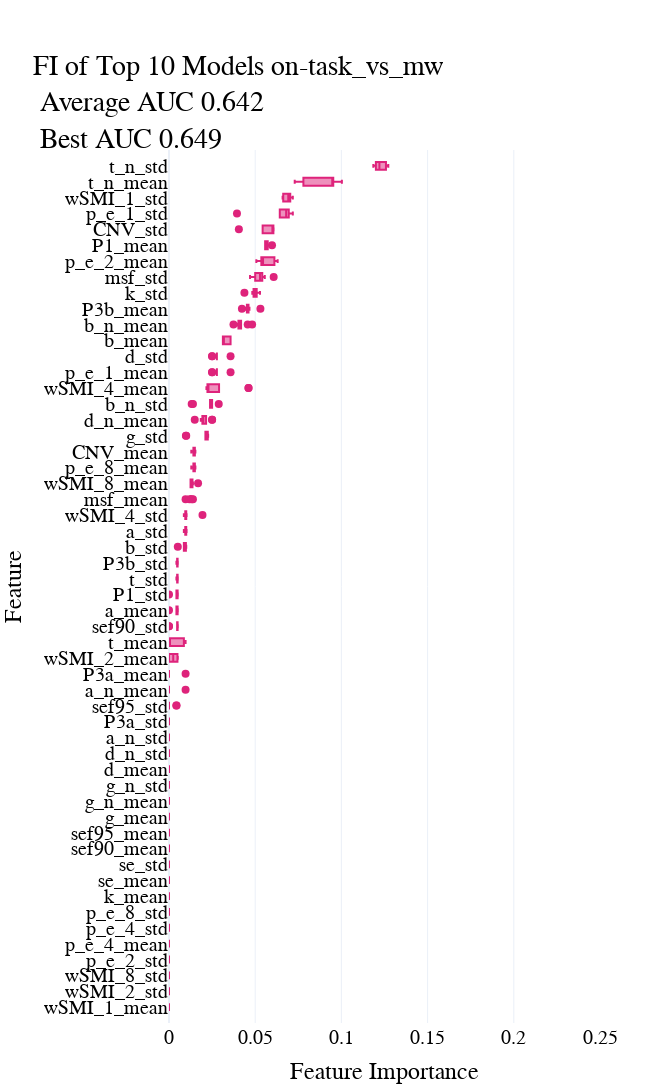
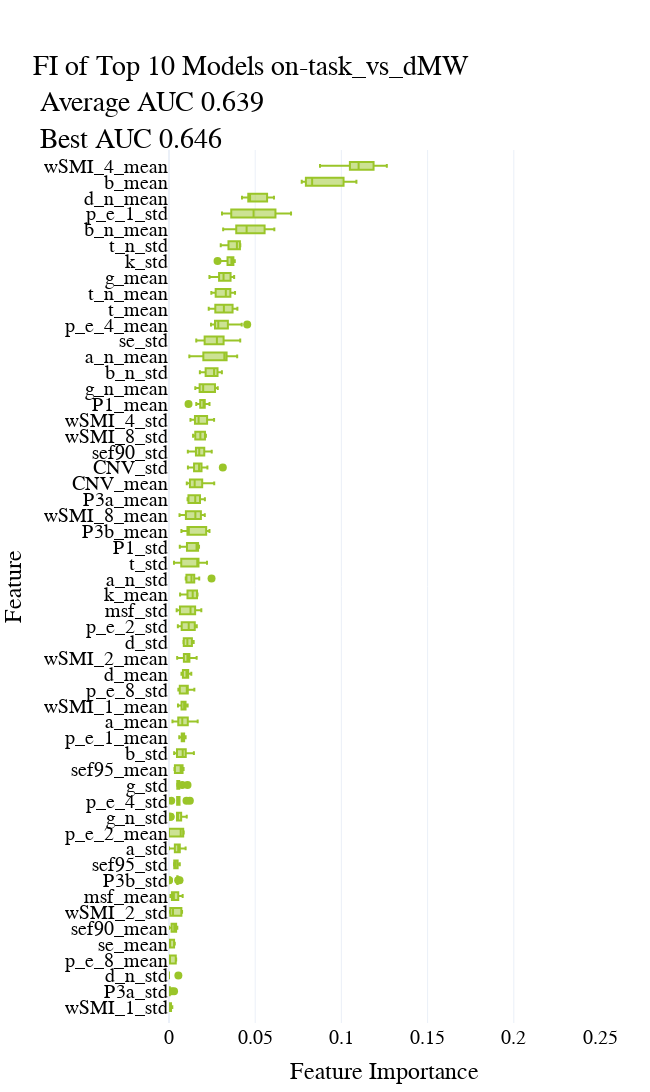
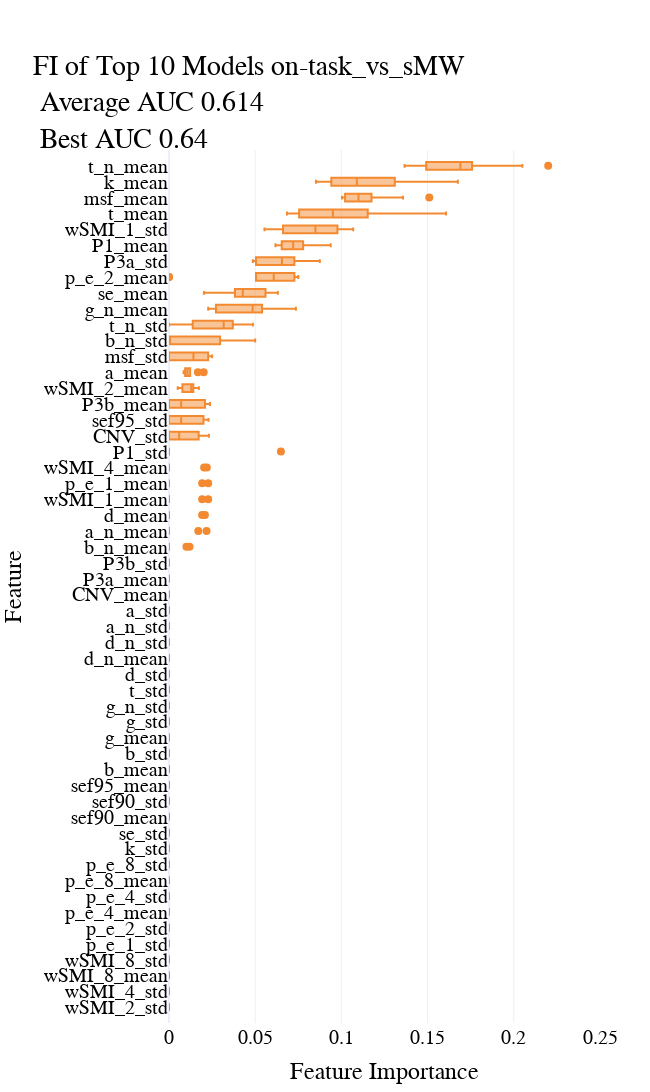
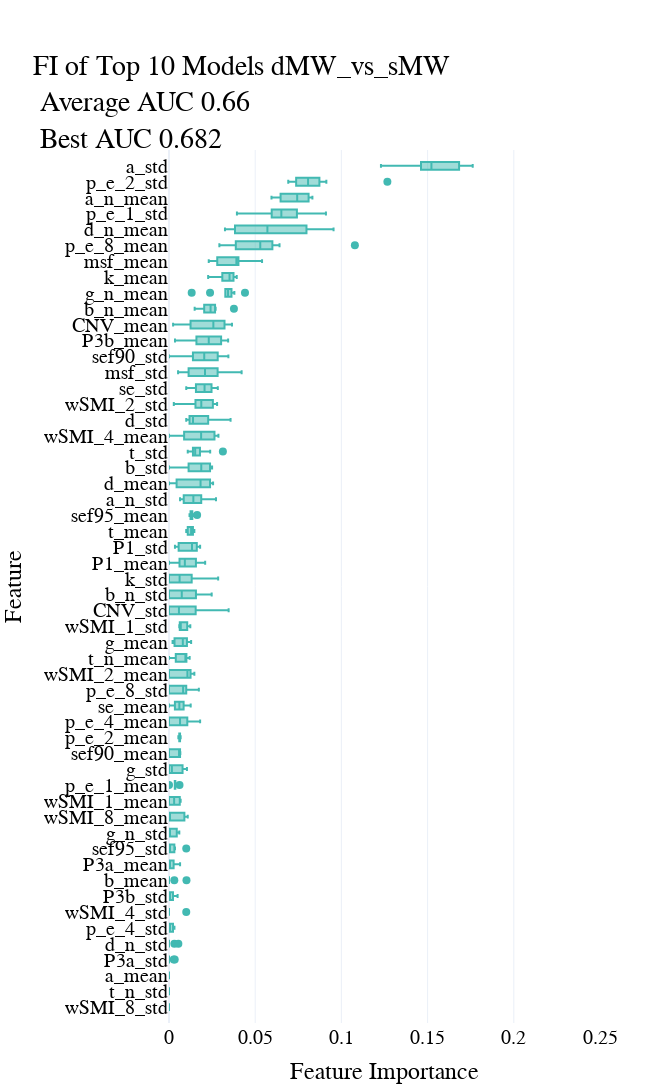

Write notebook code for charts like these, in order.
### Code cell
for i, contrast in enumerate(comparisons):

    df = pd.read_csv(os.path.join(results_path, f'{contrast}_PC_K4_trim_opt_trials.csv'), index_col = 0).dropna().drop_duplicates()

    # Select the top 10 models based on their AUC values
    top_models = df.nlargest(10, 'value')

    # Function to parse the feature importances from string to list
    def parse_importances(importances_str):
        values = importances_str.replace('[', '').replace(']', '').split()
        return [float(val) for val in values]

    # Applying the parsing function to the feature importances
    parsed_importances = top_models['feature_importances'].apply(parse_importances).tolist()

    # Feature names (replace this list with your actual feature names)
    feature_names = ['wSMI_1_mean', 'wSMI_1_std', 'wSMI_2_mean', 'wSMI_2_std', 'wSMI_4_mean',
                    'wSMI_4_std', 'wSMI_8_mean', 'wSMI_8_std', 'p_e_1_mean', 'p_e_1_std',
                    'p_e_2_mean', 'p_e_2_std', 'p_e_4_mean', 'p_e_4_std', 'p_e_8_mean',
                    'p_e_8_std', 'k_mean', 'k_std', 'se_mean', 'se_std', 'msf_mean',
                    'msf_std', 'sef90_mean', 'sef90_std', 'sef95_mean', 'sef95_std',
                    'b_mean', 'b_std', 'b_n_mean', 'b_n_std', 'g_mean', 'g_std', 'g_n_mean',
                    'g_n_std', 't_mean', 't_std', 't_n_mean', 't_n_std', 'd_mean', 'd_std',
                    'd_n_mean', 'd_n_std', 'a_n_mean', 'a_n_std', 'a_mean', 'a_std',
                    'CNV_mean', 'CNV_std', 'P1_mean', 'P1_std', 'P3a_mean', 'P3a_std',
                    'P3b_mean', 'P3b_std']

    # Creating a dataframe suitable for boxplot visualization
    boxplot_data = pd.DataFrame(parsed_importances, columns=feature_names).melt(var_name='Feature', value_name='Importance')

    # Creating the vertical boxplot using Plotly
    fig = px.box(boxplot_data, y='Feature', x='Importance', title=f"""FI of Top 10 Models {contrast} <br >
Average AUC {top_models.value.mean().round(3)} <br>
Best AUC {np.round(top_models.value.max(), 3)}
                 """, orientation='h')
    fig.update_layout(yaxis_title='Feature', xaxis_title='Importance', yaxis={'categoryorder':'total ascending'})
    fig.update_traces(marker_color=colors[i])
    fig.update_traces(marker=dict(size = 8))

    fig.update_layout(
        width=650,
        height=1100,
        template='plotly_white',
        font=dict(
            family="Times new roman",
            size=20,
            color="black"
        ),
        xaxis=dict(
            visible=True,
            range = [0,0.25], 
            tickfont={"size": 20},
            title='Feature Importance'
        ),
        yaxis=dict(
            categoryorder='total ascending',
            tickfont={"size": 20},
            automargin=True,
            range=[-1, len(markers)],
            dtick=1
        ),
        showlegend=True,
        margin=dict(l=50, r=50, t=150, b=50)  # Adjust the top margin
    )
    fig.show()
    
    filename = os.path.join(fig_path, f'{contrast}_top_10_feat_importances_PC_K4.png')
    fig.write_image(filename)
    fig.write_image(filename)

### Figure 1 — Plotly figure (JSON) as saved in the notebook; plotly's stock layout.template omitted (floating-point values rounded to 4 significant figures; data arrays with more than 128 entries replaced by an {"elided": "..."} marker saying what was removed)
{"data": [{"alignmentgroup": "True", "hovertemplate": "Importance=%{x}<br>Feature=%{y}<extra></extra>", "legendgroup": "", "marker": {"color": "#DE237B", "size": 8}, "name": "", "notched": false, "offsetgroup": "", "orientation": "h", "showlegend": false, "type": "box", "x": {"elided": "540 float values"}, "x0": " ", "xaxis": "x", "y": {"elided": "540 str values"}, "y0": " ", "yaxis": "y"}], "layout": {"boxmode": "group", "font": {"color": "black", "family": "Times new roman", "size": 20}, "height": 1100, "legend": {"tracegroupgap": 0}, "margin": {"b": 50, "l": 50, "r": 50, "t": 150}, "showlegend": true, "title": {"text": "FI of Top 10 Models on-task_vs_mw <br >\nAverage AUC 0.642 <br>\nBest AUC 0.649\n                 "}, "width": 650, "xaxis": {"anchor": "y", "domain": [0, 1], "range": [0, 0.25], "tickfont": {"size": 20}, "title": {"text": "Feature Importance"}, "visible": true}, "yaxis": {"anchor": "x", "automargin": true, "categoryorder": "total ascending", "domain": [0, 1], "dtick": 1, "range": [-1, 54], "tickfont": {"size": 20}, "title": {"text": "Feature"}}}}

### Figure 2 — Plotly figure (JSON) as saved in the notebook; plotly's stock layout.template omitted (floating-point values rounded to 4 significant figures; data arrays with more than 128 entries replaced by an {"elided": "..."} marker saying what was removed)
{"data": [{"alignmentgroup": "True", "hovertemplate": "Importance=%{x}<br>Feature=%{y}<extra></extra>", "legendgroup": "", "marker": {"color": "#9AC529", "size": 8}, "name": "", "notched": false, "offsetgroup": "", "orientation": "h", "showlegend": false, "type": "box", "x": {"elided": "540 float values"}, "x0": " ", "xaxis": "x", "y": {"elided": "540 str values"}, "y0": " ", "yaxis": "y"}], "layout": {"boxmode": "group", "font": {"color": "black", "family": "Times new roman", "size": 20}, "height": 1100, "legend": {"tracegroupgap": 0}, "margin": {"b": 50, "l": 50, "r": 50, "t": 150}, "showlegend": true, "title": {"text": "FI of Top 10 Models on-task_vs_dMW <br >\nAverage AUC 0.639 <br>\nBest AUC 0.646\n                 "}, "width": 650, "xaxis": {"anchor": "y", "domain": [0, 1], "range": [0, 0.25], "tickfont": {"size": 20}, "title": {"text": "Feature Importance"}, "visible": true}, "yaxis": {"anchor": "x", "automargin": true, "categoryorder": "total ascending", "domain": [0, 1], "dtick": 1, "range": [-1, 54], "tickfont": {"size": 20}, "title": {"text": "Feature"}}}}

### Figure 3 — Plotly figure (JSON) as saved in the notebook; plotly's stock layout.template omitted (floating-point values rounded to 4 significant figures; data arrays with more than 128 entries replaced by an {"elided": "..."} marker saying what was removed)
{"data": [{"alignmentgroup": "True", "hovertemplate": "Importance=%{x}<br>Feature=%{y}<extra></extra>", "legendgroup": "", "marker": {"color": "#F38A31", "size": 8}, "name": "", "notched": false, "offsetgroup": "", "orientation": "h", "showlegend": false, "type": "box", "x": {"elided": "540 float values"}, "x0": " ", "xaxis": "x", "y": {"elided": "540 str values"}, "y0": " ", "yaxis": "y"}], "layout": {"boxmode": "group", "font": {"color": "black", "family": "Times new roman", "size": 20}, "height": 1100, "legend": {"tracegroupgap": 0}, "margin": {"b": 50, "l": 50, "r": 50, "t": 150}, "showlegend": true, "title": {"text": "FI of Top 10 Models on-task_vs_sMW <br >\nAverage AUC 0.614 <br>\nBest AUC 0.64\n                 "}, "width": 650, "xaxis": {"anchor": "y", "domain": [0, 1], "range": [0, 0.25], "tickfont": {"size": 20}, "title": {"text": "Feature Importance"}, "visible": true}, "yaxis": {"anchor": "x", "automargin": true, "categoryorder": "total ascending", "domain": [0, 1], "dtick": 1, "range": [-1, 54], "tickfont": {"size": 20}, "title": {"text": "Feature"}}}}

### Figure 4 — Plotly figure (JSON) as saved in the notebook; plotly's stock layout.template omitted (floating-point values rounded to 4 significant figures; data arrays with more than 128 entries replaced by an {"elided": "..."} marker saying what was removed)
{"data": [{"alignmentgroup": "True", "hovertemplate": "Importance=%{x}<br>Feature=%{y}<extra></extra>", "legendgroup": "", "marker": {"color": "#42B9B2", "size": 8}, "name": "", "notched": false, "offsetgroup": "", "orientation": "h", "showlegend": false, "type": "box", "x": {"elided": "540 float values"}, "x0": " ", "xaxis": "x", "y": {"elided": "540 str values"}, "y0": " ", "yaxis": "y"}], "layout": {"boxmode": "group", "font": {"color": "black", "family": "Times new roman", "size": 20}, "height": 1100, "legend": {"tracegroupgap": 0}, "margin": {"b": 50, "l": 50, "r": 50, "t": 150}, "showlegend": true, "title": {"text": "FI of Top 10 Models dMW_vs_sMW <br >\nAverage AUC 0.66 <br>\nBest AUC 0.682\n                 "}, "width": 650, "xaxis": {"anchor": "y", "domain": [0, 1], "range": [0, 0.25], "tickfont": {"size": 20}, "title": {"text": "Feature Importance"}, "visible": true}, "yaxis": {"anchor": "x", "automargin": true, "categoryorder": "total ascending", "domain": [0, 1], "dtick": 1, "range": [-1, 54], "tickfont": {"size": 20}, "title": {"text": "Feature"}}}}
